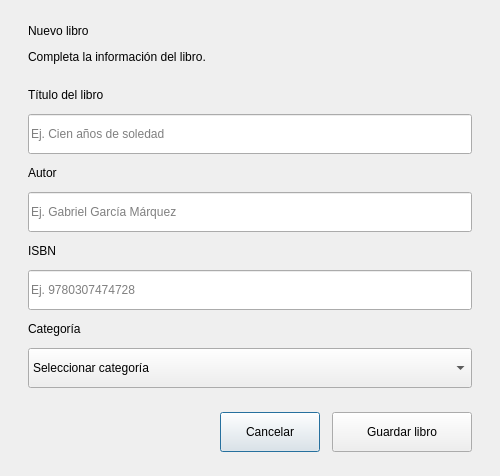
<?xml version="1.0" encoding="UTF-8"?>
<ui version="4.0">
 <class>LibroDialog</class>
 <widget class="QDialog" name="LibroDialog">
  <property name="windowTitle">
   <string>Nuevo libro</string>
  </property>
  <property name="minimumSize">
   <size>
    <width>500</width>
    <height>460</height>
   </size>
  </property>
  <layout class="QVBoxLayout" name="layoutPrincipal">
   <property name="leftMargin"><number>28</number></property>
   <property name="topMargin"><number>24</number></property>
   <property name="rightMargin"><number>28</number></property>
   <property name="bottomMargin"><number>24</number></property>
   <property name="spacing"><number>12</number></property>
   <item>
    <widget class="QLabel" name="lblTitulo">
     <property name="text"><string>Nuevo libro</string></property>
    </widget>
   </item>
   <item>
    <widget class="QLabel" name="lblDescripcion">
     <property name="text"><string>Completa la información del libro.</string></property>
    </widget>
   </item>
   <item>
    <spacer name="espacioSuperior">
     <property name="orientation"><enum>Qt::Vertical</enum></property>
     <property name="sizeHint" stdset="0">
      <size><width>20</width><height>12</height></size>
     </property>
    </spacer>
   </item>
   <item>
    <widget class="QLabel" name="lblNombreLibro">
     <property name="text"><string>Título del libro</string></property>
    </widget>
   </item>
   <item>
    <widget class="QLineEdit" name="txtTitulo">
     <property name="minimumSize">
      <size><width>0</width><height>40</height></size>
     </property>
     <property name="placeholderText"><string>Ej. Cien años de soledad</string></property>
    </widget>
   </item>
   <item>
    <widget class="QLabel" name="lblAutor">
     <property name="text"><string>Autor</string></property>
    </widget>
   </item>
   <item>
    <widget class="QLineEdit" name="txtAutor">
     <property name="minimumSize">
      <size><width>0</width><height>40</height></size>
     </property>
     <property name="placeholderText"><string>Ej. Gabriel García Márquez</string></property>
    </widget>
   </item>
   <item>
    <widget class="QLabel" name="lblISBN">
     <property name="text"><string>ISBN</string></property>
    </widget>
   </item>
   <item>
    <widget class="QLineEdit" name="txtISBN">
     <property name="minimumSize">
      <size><width>0</width><height>40</height></size>
     </property>
     <property name="placeholderText"><string>Ej. 9780307474728</string></property>
    </widget>
   </item>
   <item>
    <widget class="QLabel" name="lblCategoria">
     <property name="text"><string>Categoría</string></property>
    </widget>
   </item>
   <item>
    <widget class="QComboBox" name="cmbCategoria">
     <property name="minimumSize">
      <size><width>0</width><height>40</height></size>
     </property>
     <item>
      <property name="text"><string>Seleccionar categoría</string></property>
     </item>
    </widget>
   </item>
   <item>
    <spacer name="espacioInferior">
     <property name="orientation"><enum>Qt::Vertical</enum></property>
     <property name="sizeHint" stdset="0">
      <size><width>20</width><height>12</height></size>
     </property>
    </spacer>
   </item>
   <item>
    <layout class="QHBoxLayout" name="layoutBotones">
     <item>
      <spacer name="espacioBotones">
       <property name="orientation"><enum>Qt::Horizontal</enum></property>
       <property name="sizeHint" stdset="0">
        <size><width>40</width><height>20</height></size>
       </property>
      </spacer>
     </item>
     <item>
      <widget class="QPushButton" name="btnCancelar">
       <property name="minimumSize">
        <size><width>100</width><height>40</height></size>
       </property>
       <property name="text"><string>Cancelar</string></property>
      </widget>
     </item>
     <item>
      <widget class="QPushButton" name="btnGuardar">
       <property name="minimumSize">
        <size><width>140</width><height>40</height></size>
       </property>
       <property name="text"><string>Guardar libro</string></property>
      </widget>
     </item>
    </layout>
   </item>
  </layout>
 </widget>
 <resources/>
 <connections/>
</ui>
